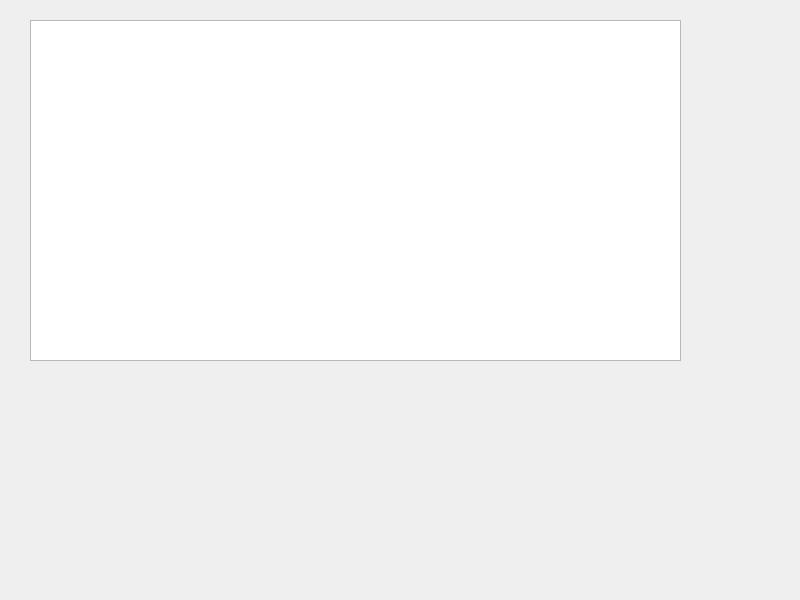
<?xml version="1.0" encoding="UTF-8"?>
<ui version="4.0">
 <class>Widget</class>
 <widget class="QWidget" name="Widget">
  <property name="geometry">
   <rect>
    <x>0</x>
    <y>0</y>
    <width>800</width>
    <height>600</height>
   </rect>
  </property>
  <property name="windowTitle">
   <string>Widget</string>
  </property>
  <widget class="QListWidget" name="listWidget">
   <property name="geometry">
    <rect>
     <x>30</x>
     <y>20</y>
     <width>651</width>
     <height>341</height>
    </rect>
   </property>
  </widget>
 </widget>
 <resources/>
 <connections/>
</ui>
